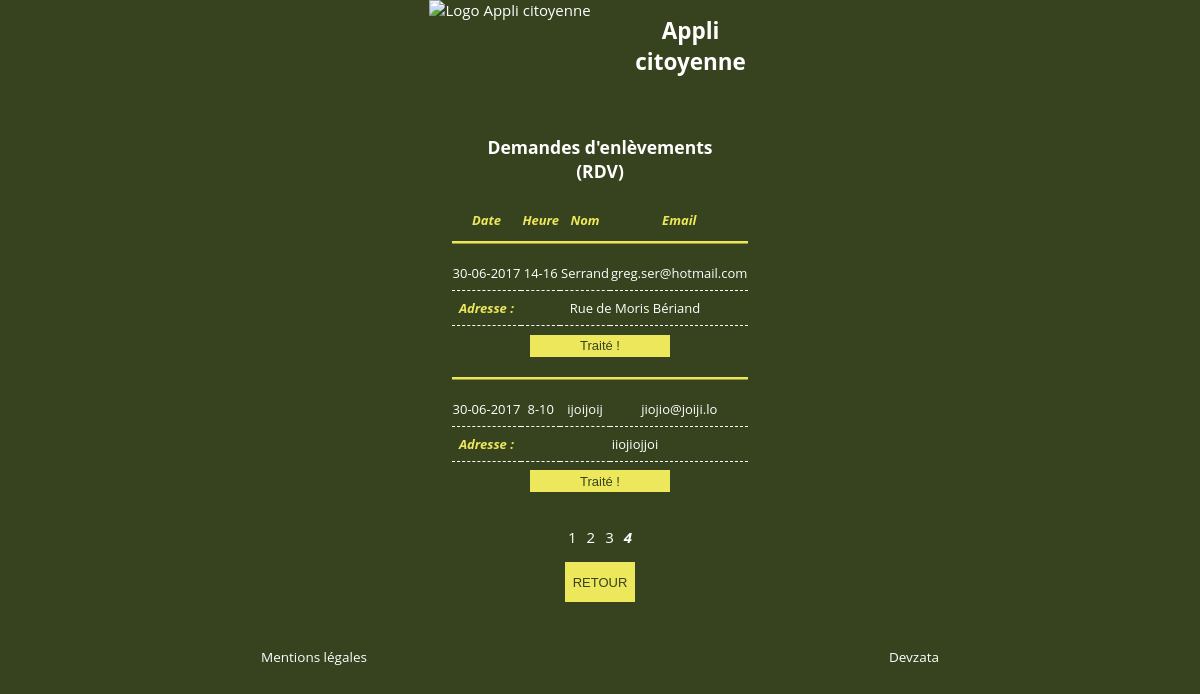
Screenshot of /trash-app-fl/employee-rdv.php?page=4 (signed in) with the database file from the repository.
### tables this page shows
CREATE TABLE `ta_rdv` (
  `id` int(11) NOT NULL,
  `rdvdate` tinytext NOT NULL,
  `rdvhour` tinytext NOT NULL,
  `rdvaddress` varchar(250) NOT NULL,
  `rdvname` tinytext NOT NULL,
  `rdvemail` tinytext NOT NULL,
  `archives` tinyint(1) NOT NULL
);

### trash-app-fl/employee-rdv.php (the view, shortened to what this page needs)
<?php
if (isset($_SESSION['employee-login-session']) AND isset($_SESSION['employee-password-session']))
{
    include('header.php');
    include('connect-db.php');
    $q = $db->query('SELECT COUNT(id) AS plannedRdvCount FROM ta_rdv WHERE archives=0');
    $data = $q->fetch();
    $plannedRdvCount = $data['plannedRdvCount'];
    $nbPlannedRdvPerPage = 4;
    $nbPage = ceil($plannedRdvCount/$nbPlannedRdvPerPage);
    if (isset($_GET['page']))
    {
        $currentPage = $_GET['page'];
    }
    else
    {
        $currentPage = 1;
    }
    ?>
    <div  class="adapt-height padding-top-10px padding-bottom-10px">
        <div class="text-align-center">
            <div id="main-ajax-div">
                <h3>Demandes d'enlèvements<br/>(RDV)</h3>
                <div class="display-flex justify-content-center padding-top-10px">
                    <table class="rdv-table">
                        <tr class="italic font-size-13px">
                            <th>Date</th>
                            <th>Heure</th>
                            <th>Nom</th>
                            <th>Email</th>
                        </tr>
                        <?php
                        $q = $db->query('SELECT id, rdvdate, rdvhour, rdvaddress, rdvname, rdvemail FROM ta_rdv WHERE archives=0 ORDER BY rdvdate ASC LIMIT ' . ($currentPage-1)*$nbPlannedRdvPerPage . ', ' . $nbPlannedRdvPerPage . '');
                        foreach ($q as $row)
                        {
                        ?>
                            <tr class="tr1-tds font-size-13px">
                                <td><?php echo $row['rdvdate']; ?></td>
                                <td><?php echo $row['rdvhour']; ?></td>
                                <td><?php echo $row['rdvname']; ?></td>
                                <td><?php echo $row['rdvemail']; ?></td>
                            </tr>
                            <tr class="tr2-tds font-size-13px">
                                <td class="italic bold vert-tilleul-font-color">Adresse :</td>
                                <td colspan="3"><?php echo $row['rdvaddress']; ?></td>
                            </tr>
                            <tr class="tr3-tds">
                                <td colspan="4">
                                    <a href="#small-ajax-div"><button onclick="toConfirmRdvInArchives(<?php echo $row['id']; ?>);" class="btn long-btn-style">Traité !</button></a>
                                </td>
                            </tr>
                        <?php
                        }
                        ?>
                    </table>
                </div>
                <ul class="pages-ul">
                <?php
                for ($i=1; $i <= $nbPage ; $i++)
                {
                    if ($i == $currentPage)
                    {
                    ?>
                        <li class="bold italic"><?php echo $i; ?></li>
                    <?php
                    }
                    else
                    {
                    ?>
                        <li><a href="employee-rdv.php?page=<?php echo $i; ?>"><?php echo $i; ?></a></li>
                    <?php
                    }
                }
                ?>
                </ul>
                <a href="employee.php"><button class="btn default-btn-style">RETOUR</button></a>
            </div>
        </div>
    </div>
    <?php
    include('footer.php');
}
else
{
    echo '<p>Cette page est réservée aux employés connectés.</p>';
}
?>

### trash-app-fl/css/style.css (style rules this page uses)
.vert-chrome-bkgd { background-color: #37431E; }
.vert-tilleul-font-color { color: #EDE75C; }
.adapt-height { min-height: 200px; }
.padding-top-10px { padding-top: 10px; }
.padding-bottom-10px { padding-bottom: 10px; }
.display-flex { display: flex; }
.justify-content-center { justify-content: center; }
.text-align-center { text-align: center; }
.font-size-13px { font-size: 13px; }
.bold { font-weight: bold; }
.italic { font-style: italic; }
body { margin: 0; font-size: 15px; color: white; font-family: 'Open Sans', Roboto, sans-serif; }
a { color: white; text-decoration: none; }
.btn { font-size: 13px; color: #37431E; border: 0; background-color: #EDE75C; }
.default-btn-style { height: 40px; min-width: 70px; }
.long-btn-style { height: 22px; width: 140px; }
.pages-ul { display: flex; justify-content: center; padding-left: 0; list-style-type: none; }
.pages-ul li { margin-left: 5px; margin-right: 5px; }
.rdv-table { border-collapse: collapse; }
.rdv-table th { padding-bottom: 12px; color: #EDE75C; }
.rdv-table .tr1-tds td { padding-top: 20px; padding-bottom: 8px; border-top: inset #EDE75C; border-bottom: 1px dashed white; }
.rdv-table .tr2-tds td { padding-top: 8px; padding-bottom: 8px; border-bottom: 1px dashed white; }
.rdv-table .tr3-tds td { padding-top: 8px; padding-bottom: 20px; }

### rows the page displays
ta_rdv: rdvdate "30-06-2017", rdvhour "14-16", rdvname "Serrand", rdvemail "greg.ser@hotmail.com", rdvaddress "Rue de Moris Bériand"
ta_rdv: rdvdate "30-06-2017", rdvhour "8-10", rdvname "ijoijoij", rdvemail "jiojio@joiji.lo", rdvaddress "iiojiojjoi"
